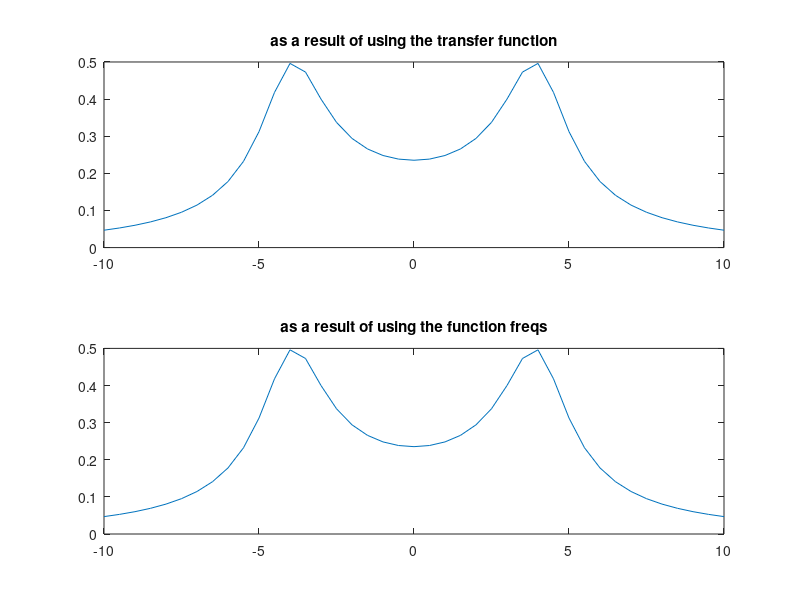

MATLAB code for this plot:

clear
clc

b1=[4];
a1=[1 2 17];

zs1=roots(b1);
ps1=roots(a1);

w=[-10:0.5:10];
s=j*w;
H1s=4./(s.^2+2.*s+17);

H1=freqs(b1,a1,w);

figure(2)
clf

subplot(211)
plot(w,abs(H1s));
title('as a result of using the transfer function');

subplot(212)
plot(w,abs(H1));
title('as a result of using the function freqs');

return
